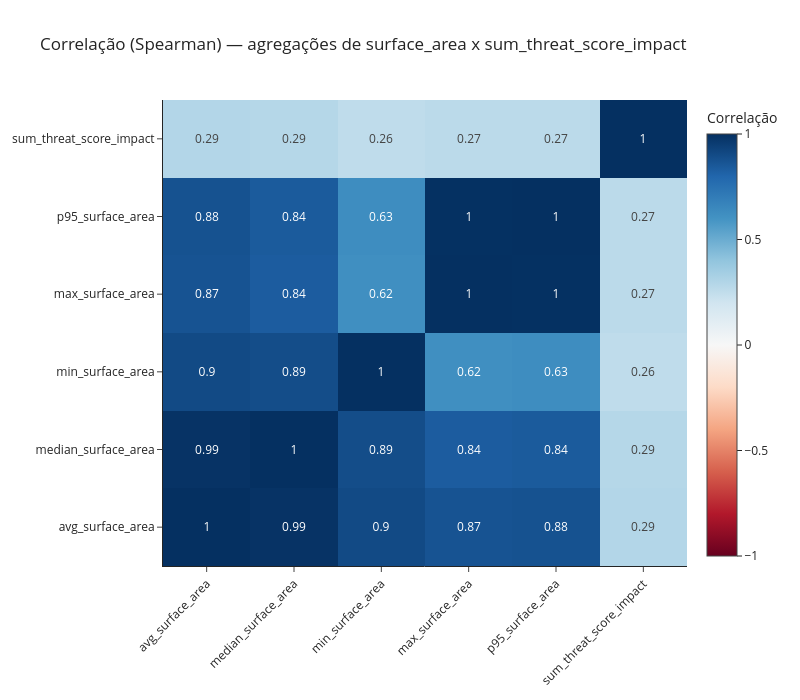
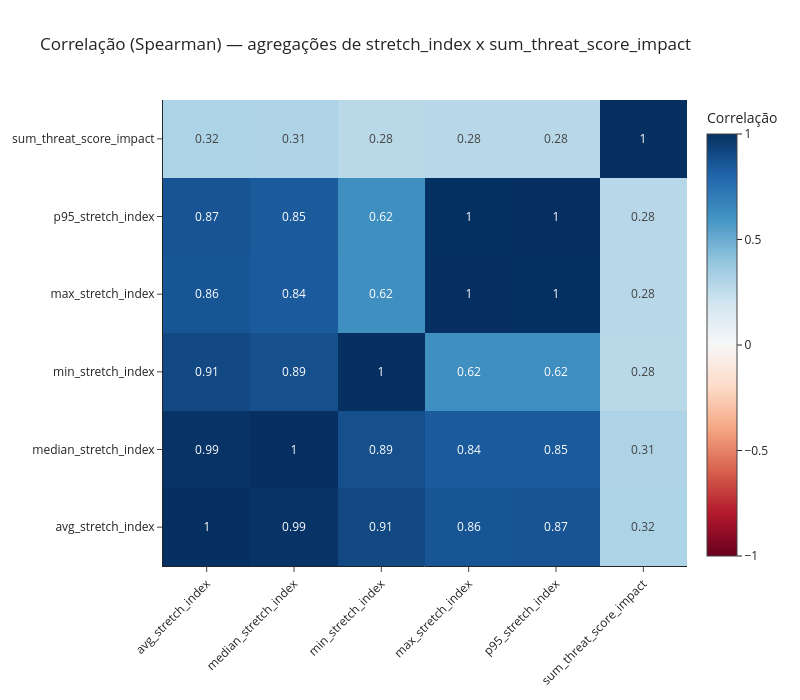
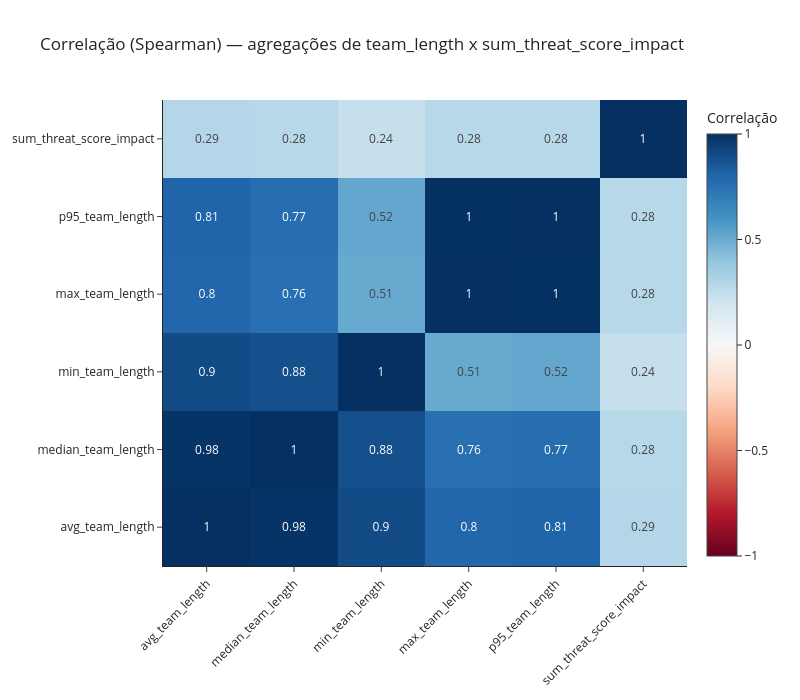
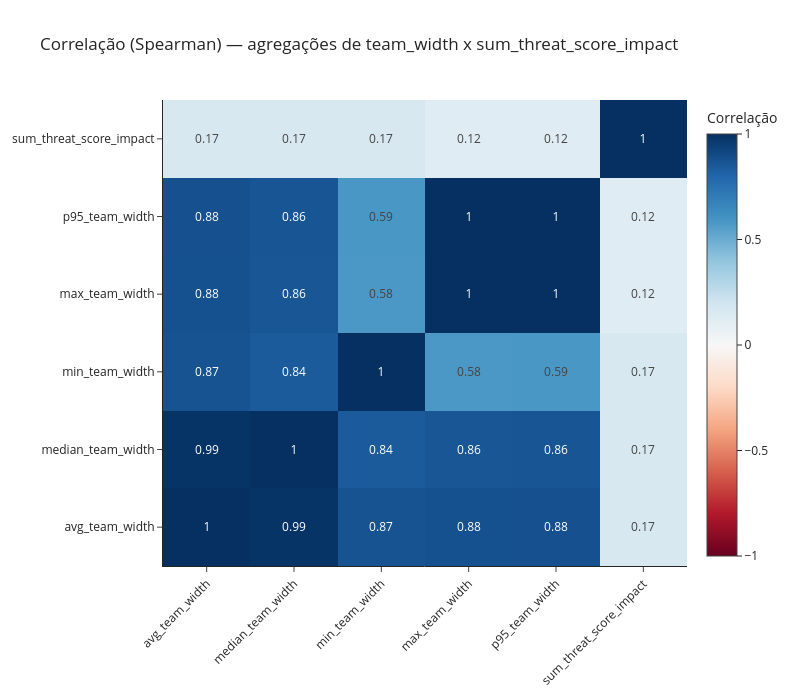

Source (notebook cell) for these figures, in order:
### Code cell
features = [
    'surface_area',
    'stretch_index',
    'team_length',
    'team_width',
    'defense_width',
    'height_goal_player',
    'height_goal_team_centroide',
    'height_goal_def_centroide',
    'def_mid_dist',
    'def_atk_dist',
    'atk_mid_dist',
    'numeric_superiority_10m',
    'numeric_superiority_20m',
]
target = 'threat_score_impact'
group_cols = ['competitionId', 'season', 'gameId', 'possession_id']

df_features_target_agg = build_feature_target_stats_df(
    df=df_threat_features,
    features=features,
    target=target,
    group_cols=group_cols,
)

df_features_target_agg_pd = df_features_target_agg.toPandas()

# um heatmap por feature: agregações da feature x target agregado pela soma
for feature in features:
    plot_correlation_heatmap(df_features_target_agg_pd, feature, target, target_agg='sum')

### Figure 1 — Plotly figure (JSON) as saved in the notebook; plotly's stock layout.template omitted (floating-point values rounded to 4 significant figures)
{"data": [{"colorbar": {"title": {"text": "Correlação"}}, "colorscale": [[0, "rgb(103,0,31)"], [0.1, "rgb(178,24,43)"], [0.2, "rgb(214,96,77)"], [0.3, "rgb(244,165,130)"], [0.4, "rgb(253,219,199)"], [0.5, "rgb(247,247,247)"], [0.6, "rgb(209,229,240)"], [0.7, "rgb(146,197,222)"], [0.8, "rgb(67,147,195)"], [0.9, "rgb(33,102,172)"], [1, "rgb(5,48,97)"]], "text": [[1.0, 0.99, 0.9, 0.87, 0.88, 0.29], [0.99, 1.0, 0.89, 0.84, 0.84, 0.29], [0.9, 0.89, 1.0, 0.62, 0.63, 0.26], [0.87, 0.84, 0.62, 1.0, 1.0, 0.27], [0.88, 0.84, 0.63, 1.0, 1.0, 0.27], [0.29, 0.29, 0.26, 0.27, 0.27, 1.0]], "texttemplate": "%{text}", "type": "heatmap", "x": ["avg_surface_area", "median_surface_area", "min_surface_area", "max_surface_area", "p95_surface_area", "sum_threat_score_impact"], "y": ["avg_surface_area", "median_surface_area", "min_surface_area", "max_surface_area", "p95_surface_area", "sum_threat_score_impact"], "z": [[1.0, 0.9884, 0.9048, 0.8692, 0.8751, 0.2943], [0.9884, 1.0, 0.8935, 0.8355, 0.8416, 0.2903], [0.9048, 0.8935, 1.0, 0.6194, 0.6279, 0.2563], [0.8692, 0.8355, 0.6194, 1.0, 0.9981, 0.2689], [0.8751, 0.8416, 0.6279, 0.9981, 1.0, 0.269], [0.2943, 0.2903, 0.2563, 0.2689, 0.269, 1.0]], "zmax": 1, "zmin": -1}], "layout": {"height": 700, "title": {"text": "Correlação (Spearman) — agregações de surface_area x sum_threat_score_impact"}, "width": 800, "xaxis": {"tickangle": -45}}}

### Figure 2 — Plotly figure (JSON) as saved in the notebook; plotly's stock layout.template omitted (floating-point values rounded to 4 significant figures)
{"data": [{"colorbar": {"title": {"text": "Correlação"}}, "colorscale": [[0, "rgb(103,0,31)"], [0.1, "rgb(178,24,43)"], [0.2, "rgb(214,96,77)"], [0.3, "rgb(244,165,130)"], [0.4, "rgb(253,219,199)"], [0.5, "rgb(247,247,247)"], [0.6, "rgb(209,229,240)"], [0.7, "rgb(146,197,222)"], [0.8, "rgb(67,147,195)"], [0.9, "rgb(33,102,172)"], [1, "rgb(5,48,97)"]], "text": [[1.0, 0.99, 0.91, 0.86, 0.87, 0.32], [0.99, 1.0, 0.89, 0.84, 0.85, 0.31], [0.91, 0.89, 1.0, 0.62, 0.62, 0.28], [0.86, 0.84, 0.62, 1.0, 1.0, 0.28], [0.87, 0.85, 0.62, 1.0, 1.0, 0.28], [0.32, 0.31, 0.28, 0.28, 0.28, 1.0]], "texttemplate": "%{text}", "type": "heatmap", "x": ["avg_stretch_index", "median_stretch_index", "min_stretch_index", "max_stretch_index", "p95_stretch_index", "sum_threat_score_impact"], "y": ["avg_stretch_index", "median_stretch_index", "min_stretch_index", "max_stretch_index", "p95_stretch_index", "sum_threat_score_impact"], "z": [[1.0, 0.9875, 0.909, 0.8617, 0.8668, 0.3151], [0.9875, 1.0, 0.8857, 0.8411, 0.8461, 0.311], [0.909, 0.8857, 1.0, 0.6161, 0.6238, 0.2764], [0.8617, 0.8411, 0.6161, 1.0, 0.9983, 0.28], [0.8668, 0.8461, 0.6238, 0.9983, 1.0, 0.2802], [0.3151, 0.311, 0.2764, 0.28, 0.2802, 1.0]], "zmax": 1, "zmin": -1}], "layout": {"height": 700, "title": {"text": "Correlação (Spearman) — agregações de stretch_index x sum_threat_score_impact"}, "width": 800, "xaxis": {"tickangle": -45}}}

### Figure 3 — Plotly figure (JSON) as saved in the notebook; plotly's stock layout.template omitted (floating-point values rounded to 4 significant figures)
{"data": [{"colorbar": {"title": {"text": "Correlação"}}, "colorscale": [[0, "rgb(103,0,31)"], [0.1, "rgb(178,24,43)"], [0.2, "rgb(214,96,77)"], [0.3, "rgb(244,165,130)"], [0.4, "rgb(253,219,199)"], [0.5, "rgb(247,247,247)"], [0.6, "rgb(209,229,240)"], [0.7, "rgb(146,197,222)"], [0.8, "rgb(67,147,195)"], [0.9, "rgb(33,102,172)"], [1, "rgb(5,48,97)"]], "text": [[1.0, 0.98, 0.9, 0.8, 0.81, 0.29], [0.98, 1.0, 0.88, 0.76, 0.77, 0.28], [0.9, 0.88, 1.0, 0.51, 0.52, 0.24], [0.8, 0.76, 0.51, 1.0, 1.0, 0.28], [0.81, 0.77, 0.52, 1.0, 1.0, 0.28], [0.29, 0.28, 0.24, 0.28, 0.28, 1.0]], "texttemplate": "%{text}", "type": "heatmap", "x": ["avg_team_length", "median_team_length", "min_team_length", "max_team_length", "p95_team_length", "sum_threat_score_impact"], "y": ["avg_team_length", "median_team_length", "min_team_length", "max_team_length", "p95_team_length", "sum_threat_score_impact"], "z": [[1.0, 0.9843, 0.8984, 0.7961, 0.805, 0.2924], [0.9843, 1.0, 0.8823, 0.7568, 0.7659, 0.2844], [0.8984, 0.8823, 1.0, 0.5084, 0.5195, 0.238], [0.7961, 0.7568, 0.5084, 1.0, 0.9971, 0.2832], [0.805, 0.7659, 0.5195, 0.9971, 1.0, 0.2827], [0.2924, 0.2844, 0.238, 0.2832, 0.2827, 1.0]], "zmax": 1, "zmin": -1}], "layout": {"height": 700, "title": {"text": "Correlação (Spearman) — agregações de team_length x sum_threat_score_impact"}, "width": 800, "xaxis": {"tickangle": -45}}}

### Figure 4 — Plotly figure (JSON) as saved in the notebook; plotly's stock layout.template omitted (floating-point values rounded to 4 significant figures)
{"data": [{"colorbar": {"title": {"text": "Correlação"}}, "colorscale": [[0, "rgb(103,0,31)"], [0.1, "rgb(178,24,43)"], [0.2, "rgb(214,96,77)"], [0.3, "rgb(244,165,130)"], [0.4, "rgb(253,219,199)"], [0.5, "rgb(247,247,247)"], [0.6, "rgb(209,229,240)"], [0.7, "rgb(146,197,222)"], [0.8, "rgb(67,147,195)"], [0.9, "rgb(33,102,172)"], [1, "rgb(5,48,97)"]], "text": [[1.0, 0.99, 0.87, 0.88, 0.88, 0.17], [0.99, 1.0, 0.84, 0.86, 0.86, 0.17], [0.87, 0.84, 1.0, 0.58, 0.59, 0.17], [0.88, 0.86, 0.58, 1.0, 1.0, 0.12], [0.88, 0.86, 0.59, 1.0, 1.0, 0.12], [0.17, 0.17, 0.17, 0.12, 0.12, 1.0]], "texttemplate": "%{text}", "type": "heatmap", "x": ["avg_team_width", "median_team_width", "min_team_width", "max_team_width", "p95_team_width", "sum_threat_score_impact"], "y": ["avg_team_width", "median_team_width", "min_team_width", "max_team_width", "p95_team_width", "sum_threat_score_impact"], "z": [[1.0, 0.9867, 0.871, 0.8777, 0.881, 0.1695], [0.9867, 1.0, 0.842, 0.8592, 0.8622, 0.1675], [0.871, 0.842, 1.0, 0.5793, 0.5854, 0.1705], [0.8777, 0.8592, 0.5793, 1.0, 0.9989, 0.1186], [0.881, 0.8622, 0.5854, 0.9989, 1.0, 0.1188], [0.1695, 0.1675, 0.1705, 0.1186, 0.1188, 1.0]], "zmax": 1, "zmin": -1}], "layout": {"height": 700, "title": {"text": "Correlação (Spearman) — agregações de team_width x sum_threat_score_impact"}, "width": 800, "xaxis": {"tickangle": -45}}}
